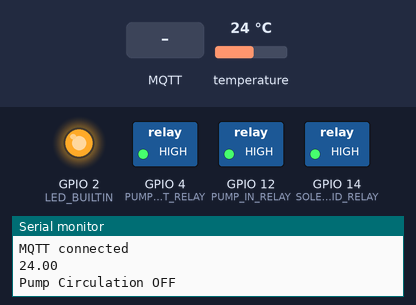
A sketch run on a simulated ESP8266 (NodeMCU). On the bench: switched loads named in the sketch (green lamp = pin HIGH), output pins drawn as LEDs (lit = HIGH, except the on-board LED, lit = LOW), the last lines printed to the serial monitor. Dashed ring = blinking. The test bench sets the inputs (shaded band); at power-on: temperature 24 °C. WiFi joins after 1.5 s; servers stay silent unless stated; no MQTT or app messages arrive unless stated.

Above: at 2.7 s.
2.8 s: MQTT message "5" arrives on the second subscribed topic
At 4.6 s:
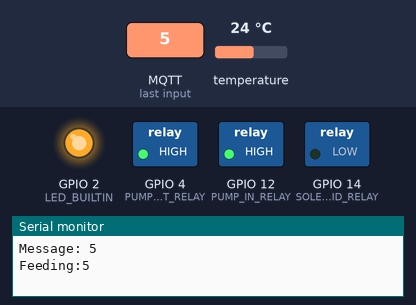
8.8 s: temperature set to 26.4 °C
12.2 s: temperature set to 27.4 °C
At 14.1 s:
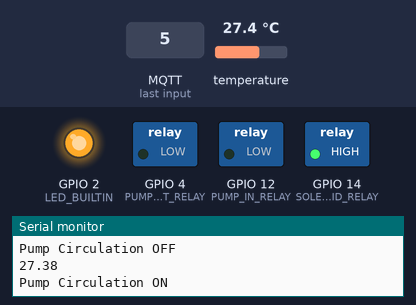
15.3 s: MQTT message "ON" arrives on the second subscribed topic
At 16.2 s:
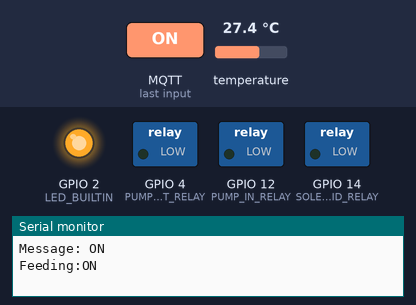
17.8 s: MQTT message "90" arrives on the second subscribed topic
At 20.5 s:
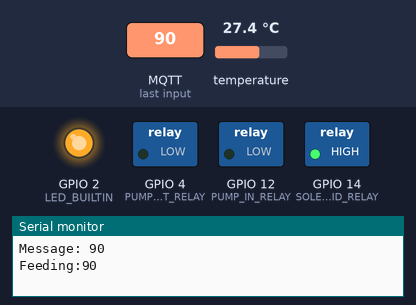
Timing chart, 0 to 24.6 s (numbered marks = the images above; inputs shaded):
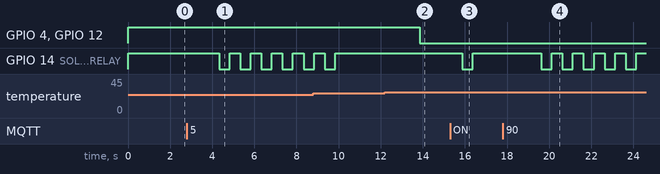

Measured:
- the behaviour switches between 27 and 27.1 °C on temperature (found by bisection; images 1 and 2)
- after the input at 2.8 s, GPIO 14 (SOLENOID_RELAY): alternates HIGH for 0.50 s and LOW for 0.50 s, starting after 1.5 s
- after the input at 12.2 s, GPIO 4 (PUMP_OUT_RELAY), GPIO 12 (PUMP_IN_RELAY): HIGH → LOW after 1.7 s
- after the input at 15.3 s, GPIO 14 (SOLENOID_RELAY): HIGH → LOW after 0.57 s, → HIGH 0.50 s later
- after the input at 17.8 s, GPIO 14 (SOLENOID_RELAY): alternates HIGH for 0.50 s and LOW for 0.50 s, starting after 1.8 s

The sketch:

Fish_assistant_arduino.ino
```cpp
#include <ESP8266WiFi.h>
#include <PubSubClient.h>

#include <OneWire.h>
#include <DallasTemperature.h>


#define ONE_WIRE_BUS 5 // pin D1 = GPIO 5 | For DS18B20 temperature sensor.

#define PUMP_OUT_RELAY 4 // pin D2 = GPIO 4 | Part of pump system to regulate temperature.

#define PUMP_IN_RELAY 12 //pin D6 = GPIO 12 | Part of pump system to regulate temperature.

#define SOLENOID_RELAY 14 //pin D5 = GPIO 14 | To open and close a mechanism that feeds the fish w/ fish food.

#define WATER_PUMP_RELAY 13 //pin D7 = GPIO 13 | Pump for adding new water to adjust both temperature & pH.

#define FAN_PIN 16 //pin D0 = GPIO 16 | Fan for cooling internal water regulation system.

#define WIFI_NAME "Tangchartsiri"
#define WIFI_PASS "T75Vsr28"
#define MQTT_SERVER "maqiatto.com"
#define MQTT_PORT 1883
#define MQTT_USERNAME "gate.tang@gmail.com"
#define MQTT_PASSWORD "letmein" //Change to
#define MQTT_NAME "Gate"
#define MQTT_TOPIC_LED "gate.tang@gmail.com/LED"
#define MQTT_TOPIC_FOOD "gate.tang@gmail.com/food"
#define MQTT_TOPIC_WATER "gate.tang@gmail.com/water"

OneWire oneWire(ONE_WIRE_BUS);
DallasTemperature sensors(&oneWire);


WiFiClient espClient;
PubSubClient mqtt(espClient);

void callback(char* topic, byte* payload, unsigned int length) {
  Serial.print ("Message arrived in topic:");
  Serial.println (topic);
  String msg = "";
  for(int i=0; i<length; i++){
    msg += (char) payload[i];
  }
  Serial.print("Message: ");
  Serial.println (msg);
  String myString = String(topic);
  if (myString == "gate.tang@gmail.com/food"){
    Serial.print ("Feeding:");
    Serial.println (msg); // For testing.
    int sVal = msg.toInt();
    for (int t = 0; t<=sVal; t++){
      digitalWrite (SOLENOID_RELAY, LOW);
      delay (500); //Measure how much time is needed for the solenoid to drop 1 gram of food.
      digitalWrite (SOLENOID_RELAY, HIGH);
      delay(500);
    }
}
  if (myString == MQTT_TOPIC_WATER){
    if (msg == "ON"){
      Serial.print ("Changing Water ON");
      Serial.println (msg);
      digitalWrite(WATER_PUMP_RELAY, LOW);
    }
    if (msg == "OFF"){
      Serial.print ("Changing Water OFF");
      Serial.println (msg);
      digitalWrite (WATER_PUMP_RELAY, HIGH);
    }
  }
}
void setup() {
  // put your setup code here, to run once:
Serial.begin (115200); //Change to 9600bps if needed. (not sure)

sensors.begin();
pinMode(PUMP_OUT_RELAY, OUTPUT);
pinMode(PUMP_IN_RELAY, OUTPUT);

pinMode(SOLENOID_RELAY, OUTPUT);

digitalWrite(PUMP_OUT_RELAY, HIGH);
digitalWrite(PUMP_IN_RELAY, HIGH);

digitalWrite(SOLENOID_RELAY, HIGH);


WiFi.begin (WIFI_NAME, WIFI_PASS);
while (WiFi.status() !=WL_CONNECTED){
  delay (500);
  Serial.println (".");
}
Serial.println ("");
Serial.println ("WiFi connected");

mqtt.setServer (MQTT_SERVER, MQTT_PORT);
mqtt.setCallback(callback);
while (!mqtt.connected()){
  if (mqtt.connect (MQTT_NAME, MQTT_USERNAME, MQTT_PASSWORD)){
    mqtt.subscribe (MQTT_TOPIC_LED);
    mqtt.subscribe (MQTT_TOPIC_FOOD);
    Serial.println ("MQTT connected");
  } else {
    Serial.print ("Fail, rc ");
    Serial.print(mqtt.state());
    Serial.println (" try again in 5 seconds");
    delay(300000); //5 minutes (Change if needed if intervals are too short).
  }
}
pinMode(LED_BUILTIN, OUTPUT);
}

void temp() {
  sensors.requestTemperatures();
  float TEMP_VAL;
  TEMP_VAL = sensors.getTempCByIndex(0); //int or float not sure yet.
  //Serial.println (TEMP_VAL);
  String object = String(TEMP_VAL);
  char post[object.length() + 1];
  for (int i = 0; i < object.length(); i++) {
    post[i] = object[i];
  }
  post[object.length()] = 0;
  mqtt.publish(MQTT_TOPIC_LED, post);
  Serial.println(post);

  float MAX_TEMP = 27.0;
  if (TEMP_VAL> MAX_TEMP){
    Serial.println("Pump Circulation ON");
    digitalWrite(PUMP_OUT_RELAY, LOW);
    digitalWrite (PUMP_IN_RELAY, LOW);
    delay (2000);
}
else {
    Serial.println("Pump Circulation OFF");
    digitalWrite(PUMP_OUT_RELAY, HIGH);
    digitalWrite (PUMP_IN_RELAY, HIGH);
    delay (2000);
}}


void loop() {
  // put your main code here, to run repeatedly:
mqtt.loop();
temp();
}
```
